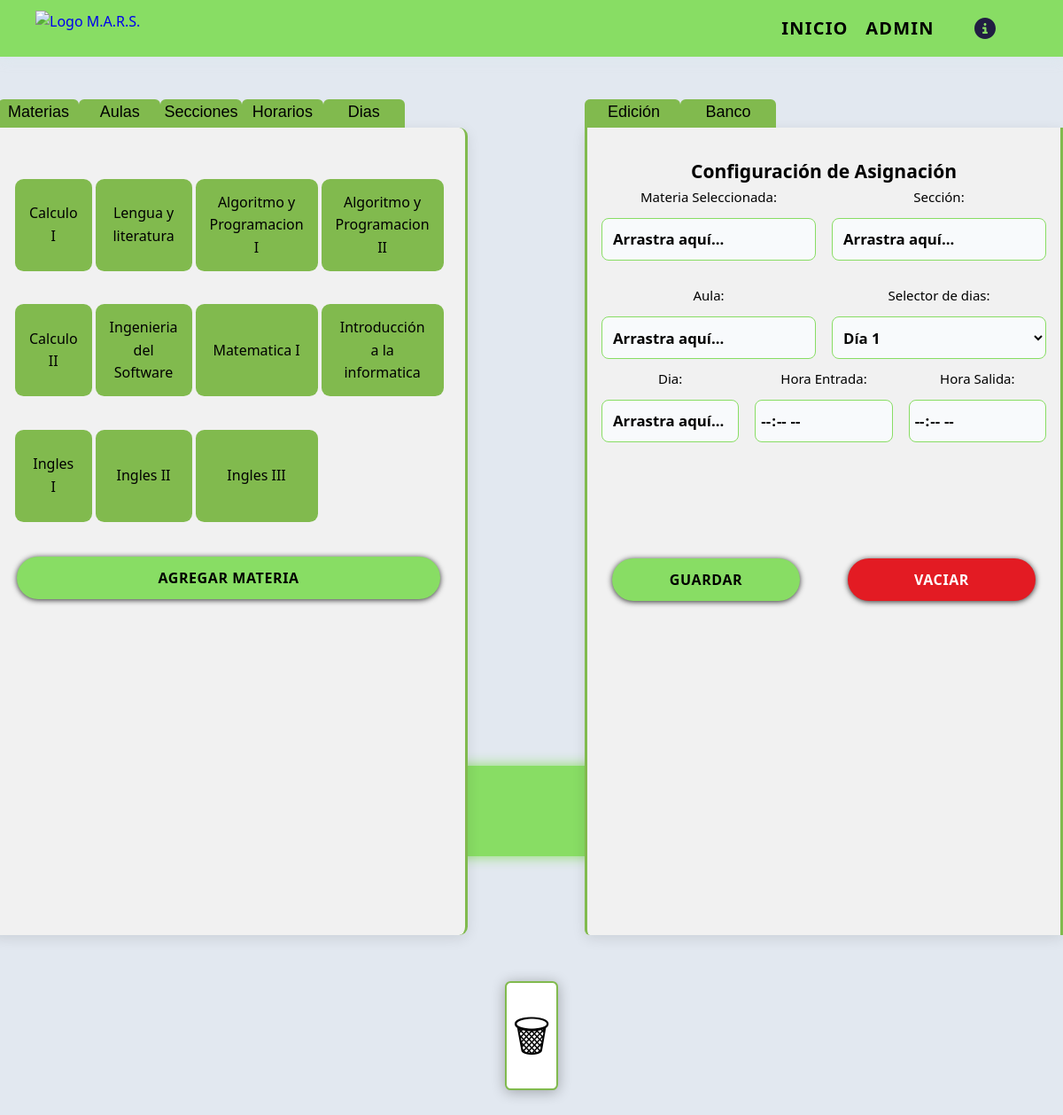
The app's page /asignar.php with its own data.
### tables this page shows
CREATE TABLE `materias` (
  `id` int(11) NOT NULL,
  `nombre` text NOT NULL
);

### asignar.php (the view, shortened to what this page needs)
<?php
    include "php/conexion.php";
    $sql = "SELECT nombre FROM materias";
    $stmt = $pdo->query($sql);
    $materias = $stmt->fetchAll();
?>
<!DOCTYPE html>
<html lang="es">
<head>
    <link rel="stylesheet" href="css/asignar-style.css">
    <link rel="stylesheet" href="style.css">
    <link rel="stylesheet" href="sigeastyle.css">
</head>
<body>
<?php include 'php/extras/navbar.php'; ?>
<div style="min-height:100vh">
<div style="position:absolute; left:-1vw; margin-top:6vh; width:45%; height:100%">
    <div class="itemsbcm divsection-master" style="margin-left:0.8vw">
        <div class="divsection itemsbc divsection-selected" id="msectionbutton">
        Materias
        </div>
        <div class="divsection itemsbc" id="asectionbutton">
        Aulas
        </div>
        <div class="divsection itemsbc" id="ssectionbutton">
        Secciones
        </div>
        <div class="divsection itemsbc" id="hsectionbutton">
        Horarios
        </div>
        <div class="divsection itemsbc" id="dsectionbutton">
        Dias
        </div>
    </div>
    <section class="items-bank" style="height:70%;max-height:70%">
        <div style="padding: 2vh;">
            <div id="MateriaSection">
                <div>
                    <div id="materias-items-bank" class="scroll-area" style="display: grid;grid-template-columns: repeat(4, 1fr);gap: 0.5vh;">
                        <?php foreach ($materias as $materia): ?>
                        <div class="draggable-item item-materia" draggable="true" data-materia="<?= htmlspecialchars($materia['nombre']) ?>">
                        <?= htmlspecialchars($materia['nombre']) ?>
                        </div>
                        <?php endforeach; ?>
                    </div>
                </div>
                <div style="height: 10%; display: flex; align-items: center; justify-content: center;">
                    <button id="open-menu-materia" class="btn" style="bottom:0;">Agregar Materia</button>
                </div>
            </div>
        </div>
    </section>
</div>
<div style="position:absolute; left:55%; margin-top:6vh; width:45%; height:100%">
    <div class="divsection-master">
        <div id="EditSectionBtn" class="divsection divsection-selected">
        Edición
        </div>
        <div id="BankSectionBtn" class="divsection">
        Banco
        </div>
    </div>
    <section id="drop-target" class="drop-zone" style="height:70%;max-height:70%;border-bottom-left-radius: 0.5vw;">
        <div id="mutear" style="padding: 2vh;">
            <div id="SectionConfig">
            <form id="form-asignacion" method="POST">
                <div style="height:55vh;min-height:55vh;margin-top: 2vh;">
                <h3>Configuración de Asignación</h3>
                <div class="grid-form">
                    <div class="input-group">
                        <label>Materia Seleccionada:</label>
                        <input type="text" id="materia-input" name="materia" readonly placeholder="Arrastra aquí...">
                    </div>
                    <div class="input-group">
                        <label>Sección:</label>
                        <input id="seccion-input" type="text" name="seccion" readonly placeholder="Arrastra aquí..." required>
                    </div>
                    <div class="input-group">
                        <label>Aula:</label>
                        <input id="aula-input" type="text" name="aula" readonly placeholder="Arrastra aquí..." required>
                    </div>
                    <div class="input-group">
                        <label>Selector de dias:</label>
                        <div style="display:flex">
                            <select id="diaselect-input" style="width:100%;">
                                <option value="0" selected>Dia 1</option>
                            </select>
                        </div>
                    </div>
                </div>
                <div class="grid-form" style="grid-template-columns: repeat(3, minmax(0, 1fr)) !important;">
                    <div class="input-group">
                        <label for="dia">Dia:</label>
                        <input id="dia-input" type="text" name="dia" readonly placeholder="Arrastra aquí..." required>
                    </div>
                    <div class="input-group">
                        <label>Hora Entrada:</label>
                        <input id="hora-entrada" type="time" name="h_entrada" readonly required>
                    </div>
                    <div class="input-group">
                        <label>Hora Salida:</label>
                        <input id="hora-salida" type="time" name="h_salida" readonly required>
                    </div>
                </div>
                </div>
                <div class="actions-bar">
                    <button type="submit" id="btn-save" class="btn btn-success">Guardar</button>
                    <button type="button" id="btn-clean" class="btn btn-cancel">Vaciar</button>
                </div>
            </form>
            </div>
        </div>
    </section>
</div>
<div id="recicle-bin" style="font-size:4vw;">🗑</div>
</div>
    <?php include 'php/extras/footer.php';?>
</body>
</html>

### php/extras/navbar.php
<?php
echo '<nav class="navbar">
        <div class="nav-container">
            <a href="index.php" class="logo">
                <img src="img/IUJO.gif" alt="Logo M.A.R.S." class="logo-img">
                <span class="logo-text" style="vertical-align: top;"></span>
            </a>
            <div class="nav-menu">
                <a href="index.php#inicio" class="nav-btn-div"><span class="nav-link">Inicio</span></a>
                <a href="warp.php" class="nav-btn-div"><span class="nav-link">Admin</span></a>
                <a href="equipo.php" class="nav-btn-div"><span class="nav-link" style="display: flex;"><img src="img/infoicon.svg" alt="" style="width:2.5vw;"></span></a>
            </div>
        </div>
    </nav>';
?>

### php/extras/footer.php
 <?php
    echo '<footer class="footer">
        <div style="margin-bottom:0.5vh;margin-top:0.5vh;">
        </div>
        <div style="margin-bottom:0vh;margin-top:0.5vh;display:flex">
            <div style="width:50%;align-items:center;display:flex">
                <div style="display:grid;justify-content:start;margin-left:1vw;">
                    <div style="display:flex;justify-content:start">
                    <p>&copy; <?php echo date("Y"); ?> <strong>LIVElula</strong> | Instituto Universitario IUJO</p>
                    </div>
                </div>
            </div>
            <div style="width:50%;display:flex;justify-content:end; ">
                    <div class="footer-logo-div">
                    <a href="equipo.php"><img src="./img/logo-livelula.png" alt=""></a>
                    </div>
            </div>
        </div>
    </footer>';
?>

### css/asignar-style.css (style rules this page uses)
:root { --bg: #0f172a; --panel: #ffffff; --prim:#275dff; --accent: #00f2ff; --text: #211E42; --danger: #f50cbb; --warning: #14c8f5; --success: #14c8f5; }
body { color: var(--text); font-family: sans-serif; justify-content: center; align-items: center; height: 100vh; margin: 0; text-align: center; }
.drop-zone, .items-bank { background: #D1EAEC; border-left: 0.3vw solid #484D60; border-right: 0.3vw solid #484D60; box-shadow: 0 0.4vh 0.8vh rgba(0, 0, 0, 0.1); font-size: 1.5vw; }
.drop-zone label { font-size:1.25vw; }
.items-bank { border-radius: 0.8vw; }
.draggable-item { background: #83CDDD; margin: 2vh 0; border-radius: 1.2vh; cursor: grab; color: #211E42; width: 100%; text-align: center; align-items: center; display: flex; justify-content: center; padding: 0.7vh 0.8vw; height: auto; min-height: 6vh; transition: opacity 0.2s; }
label { display: block; margin-bottom: 0.5vh; font-size: 2vw; color: #94a3b8; }
.grid-form { display: grid; grid-template-columns: 1fr 1fr; gap: 1.5vw; }
.actions-bar { display: flex; gap: 2.5vw; margin-top: 0.2vh; }
.scroll-area { height: 55vh; max-height: 55vh; overflow-x: scroll; font-size: 2vh; }
.divsection { height:100%; width:50%; background-color:#69A8A3; color: #0F495E; border-top-left-radius:0.5vw; border-top-right-radius:0.5vw; font-family: sans-serif; font-size: 1.5vw; -webkit-user-select: none; -ms-user-select: none; user-select: none; transition: width 0.2s; }
.divsection-master { height:4vh; display:flex; width: 40%; transition: width 0.2s; }
.divsection-selected { background-color:#D1EAEC; color: #211E42; }
.itemsbcm { width:85%; }
.itemsbc { width: 25%; cursor: pointer; }
#recicle-bin { color:#484D60; position:absolute; background-color:#D1EAEC; border-radius: 0.8vh; border: 0.2vw solid #484D60; top: 85%; left: 47.5%; height: 9.5%; width: 5%; display: flex; align-items: center; justify-content: center; text-align: center; transition: background-color,border,box-shadow,transform 0.2s; box-shadow: 0 0.2vw 5vw rgba(0, 0, 0, 0.3); }
.item-materia { height: 13vh; display: flex; align-items: center; justify-content: center; padding: 2vh; }
#EditSectionBtn { border-left: 0.3vw solid #484D60; }

### sigeastyle.css (style rules this page uses)
:root { --bg: #81BA4E; --panel: #ffffff; --prim:#275dff; --accent: #00f2ff; --danger: #f50cbb; --warning: #14c8f5; --success: #14c8f5; --azul-glow: rgba(65, 105, 225, 0.4); --cyan: #00FFFF; --cyan-dim: rgba(0, 255, 255, 0.12); --green: #00d9ff; --green-dim: rgba(0, 174, 255, 0.12); --red-dim: rgba(231, 76, 60, 0.12); --yellow: #f1c40f; --surface: #ffffff; --surface2: #eef1fb; --border: #d0d8f5; --fc-today-bg-color: white; --color-detectado: #00ff00; --color-no-detectado: #e74c3c; --color-fondo: #f4f4f4; --color-boton: #1336ff; --primario: #2563eb; --oscuro: #1d2026; --fondo:#f8fafc; --borde: #e2e8f0; --letra: #000000; --letra2:rgb(25, 0, 255)0; --letra3: #ffffff; --texto-suave: #64748b; --azul: #4169E1; --text-dim: #7a8bbf; --red: #601ae2; --text: #000000; }
body { color: var(--text); }
.drop-zone, .items-bank { background: #f1f1f1; border-left: 3px solid #81BA4E; border-right: 3px solid #81BA4E; box-shadow: 0 4px 15px rgba(0, 0, 0, 0.1); }
.draggable-item { background: #81BA4E; color: #000000; }
label { color: #000000; }
.divsection { background-color:#81BA4E; color: #000000; }
.divsection-selected { background-color:#81BA4E; color: #000000; }
#recicle-bin { color:#020202; background-color:#ffffff; border: 2px solid #81BA4E; box-shadow: 0 2px 15px rgba(0, 0, 0, 0.3); }
body { background: #e2e8f0; color: var(--text); }
.footer { box-shadow: 0 0px 15px #88dd64; background-color: #88dd64; }
.navbar { background: #88DD64; box-shadow: 0 0px 15px #d1eaec5c; }
.nav-link { color: #000000; }
.nav-link::after { background-color: #83CDDD; box-shadow: 0 0 10px #83CDDD; }
.btn { background-color: #88dd64; color: #000000; box-shadow: 0 1px 6px rgba(0, 0, 0, 0.8); }
.btn-success { background-color: #88dd64; color: #000000; }
.btn-cancel { color: #FFFFFF; background-color: #E31B23; }
.footer-logo-div { background-color:#0F495E; }
.scroll-area { border: 2px solid #ededed19; }
input, select { background:#f8fafc; border: 1px solid #88DD64; color: #080808; }
input[readonly], select:disabled { border-color: #88dd64; color: #000000; }
input::placeholder { color: #000000 }
#EditSectionBtn { border-left: 3px solid #81BA4E; }

### records on screen
materias: nombre "Calculo I"
materias: nombre "Lengua y literatura"
materias: nombre "Algoritmo y Programacion I"
materias: nombre "Algoritmo y Programacion II"
materias: nombre "Calculo II"
materias: nombre "Ingenieria del Software"
materias: nombre "Matematica I"
materias: nombre "Introducción a la informatica"
materias: nombre "Ingles I"
materias: nombre "Ingles II"
materias: nombre "Ingles III"
